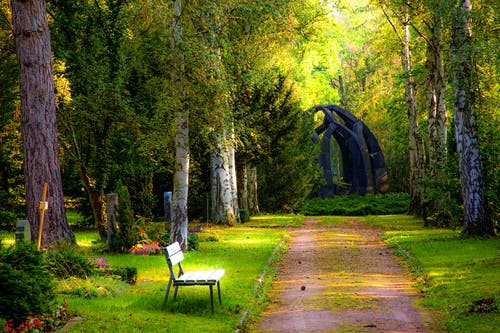
#> input picture images/background.jpeg, 500 x 333 px
$ python main.py
#> lines starting #> are read from the running program, lines starting #| are printed output that depends on the picture
#main.py
# //date created : 17 June 2019
# //created by Chilukuri Sri Harsha
# //date last modified :17 June 2019
# //modified by Chilukuri Sri  Harsha
# //
# different values
background='images/background.jpeg'
foreground='images/main.png'
final='images/created.png'
rc='green'#replacing color
hue=60
deviation=20
# //
import numpy as np
import cv2
low=np.array([hue-deviation,0,0])
high=np.array([hue+deviation,255,255])
bg=cv2.imread(background)
#> bg is the input picture: shape (333, 500, 3); mean B, G, R 33.6, 91.8, 88.6
fg=cv2.imread(foreground)
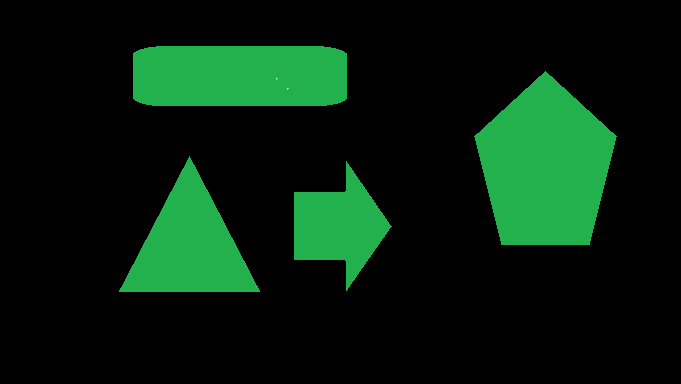
#> input picture images/main.png, 681 x 384 px
#> fg is the input picture: shape (384, 681, 3); mean B, G, R 13.4, 31.1, 6
bg=cv2.cvtColor(bg,cv2.COLOR_BGR2HSV)
#> bg: shape (333, 500, 3); mean H, S, V 42.9, 180.2, 99.2
fg=cv2.cvtColor(fg,cv2.COLOR_BGR2HSV)
#> fg: shape (384, 681, 3); mean H, S, V 12.1, 36.2, 31.1
i=fg.shape[0]
#> i = 384
k=fg.shape[1]
#> k = 681
if i>bg.shape[0]:
	i=bg.shape[0]
#> i = 333
if k>bg.shape[1]:
	k=bg.shape[1]
#> k = 500
while i>0:
	i=i-1
	j=k
	while j>0:
		j=j-1
		if fg[i][j][0]>low[0] and fg[i][j][1]>low[1] and fg[i][j][2]>low[2]:
			if fg[i][j][0]<high[0] and fg[i][j][1]<high[1] and fg[i][j][2]<high[2]:
				fg[i][j]=bg[i][j]
#> fg: shape (384, 681, 3); mean H, S, V 8.5, 33.5, 25
#> after the loop, i = 0


fg=cv2.cvtColor(fg,cv2.COLOR_HSV2BGR)
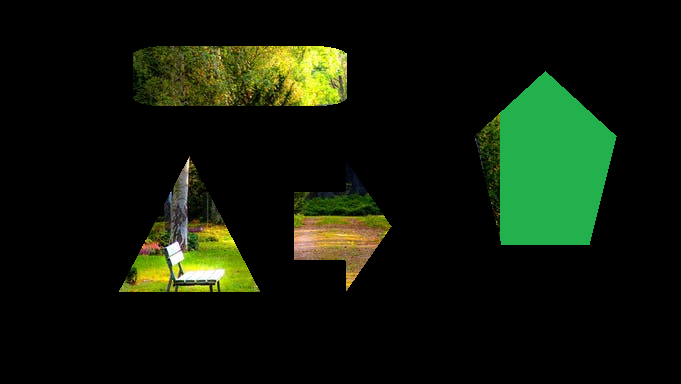
#> fg: shape (384, 681, 3); mean B, G, R 9, 24, 15.1
cv2.imwrite(final,fg)
